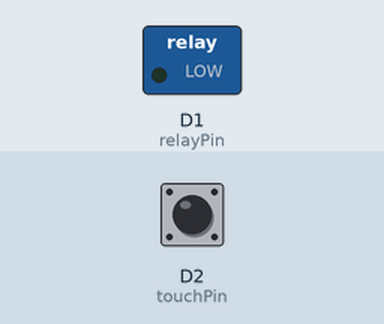
The sketch below on a simulated ESP8266 (NodeMCU). On the bench: switched loads named in the sketch (green lamp = pin HIGH). Dashed ring = blinking. The test bench sets the inputs (shaded band); at power-on: D2 (touchPin) LOW. WiFi joins after 1.5 s; servers stay silent unless stated.

Above: at 3.0 s.
3.1 s: D2 (touchPin) pulled HIGH for 3.2 s
At 6.5 s:
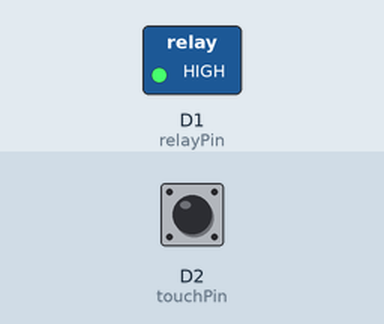
7.8 s: D2 (touchPin) pulled HIGH for 0.15 s
At 8.8 s:
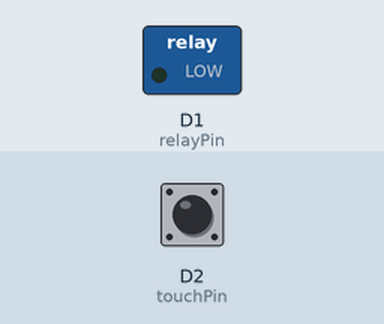
Timing chart, 0 to 10.8 s (numbered marks = the images above; inputs shaded):
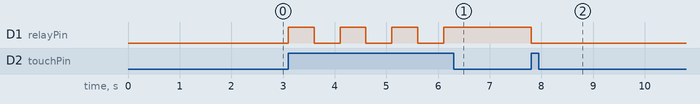

Measured:
- after the input at 3.1 s, D1 (relayPin): alternates HIGH for 0.50 s and LOW for 0.50 s, 7 changes in all, then stays HIGH, starting at once
- after the input at 7.8 s, D1 (relayPin): HIGH → LOW at once

The sketch:

Smart_touch_automation.ino
```cpp
#define BLYNK_TEMPLATE_ID "TMPL3Psw2hOn7"
#define BLYNK_TEMPLATE_NAME "Touch sensor automation"
#define BLYNK_AUTH_TOKEN "Zht3s3PjMdDmj4pMOgZgSDy12g3L4023"
#define BLYNK_PRINT Serial
#include <ESP8266WiFi.h>
#include <BlynkSimpleEsp8266.h>
char auth[] = BLYNK_AUTH_TOKEN ; // Enter the Auth token from Blynk
char ssid[] = "Andy Dufresne"; // Enter your WiFi SSID
char pass[] = "sana@001"; // Enter your WiFi password

const int touchPin = D2; // Pin connected to touch sensor
const int relayPin = D1; // Pin connected to relay

bool relayState = LOW; // Initial state of the relay

BlynkTimer timer;

void setup() {
  // Debug console
  Serial.begin(9600);

  // Setup WiFi connection
  Blynk.begin(auth, ssid, pass);

  pinMode(touchPin, INPUT);
  pinMode(relayPin, OUTPUT);

  digitalWrite(relayPin, relayState); // Set relay to initial state

  // Setup a function to be called every 100 ms
  timer.setInterval(100L, checkTouchSensor);
}

void checkTouchSensor() {
  if (digitalRead(touchPin) == HIGH) {
    relayState = !relayState; // Toggle relay state
    digitalWrite(relayPin, relayState);
    Blynk.virtualWrite(V1, relayState); // Update Blynk app with the relay state
    delay(500); // Debounce delay
  }
}

void loop() {
  Blynk.run();
  timer.run(); // Initiates Blynk Timer
}
```
